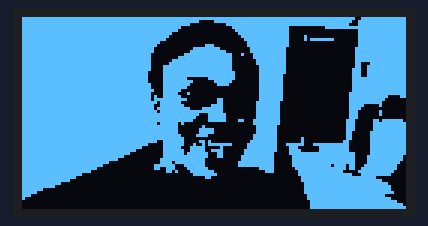
A sketch run on a simulated Arduino Uno, built with avr-gcc and run on an emulated ATmega328P. On the bench: 128×64 one-colour display.

Above: at 0.1 s.

The sketch:

OLED_KOSI.ino
```cpp
#include <SPI.h>
#include <Wire.h>
#include <Adafruit_GFX.h>
#include <Adafruit_SSD1306.h>

#define SCREEN_WIDTH 128 // OLED display width, in pixels
#define SCREEN_HEIGHT 64 // OLED display height, in pixels

// Declaration for SSD1306 display connected using I2C
#define OLED_RESET     -1 // Reset pin # (or -1 if sharing Arduino reset pin)
#define SCREEN_ADDRESS 0x3C
Adafruit_SSD1306 display(SCREEN_WIDTH, SCREEN_HEIGHT, &Wire, OLED_RESET);

// Declaration for SSD1306 display connected using software SPI:
//#define OLED_MOSI   9
//#define OLED_CLK   10
//#define OLED_DC    11
//#define OLED_CS    12
//#define OLED_RESET 13
//Adafruit_SSD1306 display(SCREEN_WIDTH, SCREEN_HEIGHT, OLED_MOSI, OLED_CLK, OLED_DC, OLED_RESET, OLED_CS);

// Bitmap of MarilynMonroe Image
const unsigned char MarilynMonroe [] PROGMEM = {
  0xff, 0xff, 0xff, 0xff, 0xff, 0xff, 0xff, 0xff, 0xff, 0xff, 0xff, 0xff, 0xff, 0xfe, 0x7f, 0xff,
	0xff, 0xff, 0xff, 0xff, 0xff, 0xff, 0xff, 0xe0, 0xff, 0xff, 0xff, 0xff, 0xff, 0xfc, 0xff, 0xff,
	0xff, 0xff, 0xff, 0xff, 0xff, 0xff, 0xff, 0x00, 0x0f, 0xff, 0xff, 0xff, 0xff, 0xf8, 0xff, 0xff,
	0xff, 0xff, 0xff, 0xff, 0xff, 0xff, 0xf8, 0x00, 0x03, 0xff, 0xff, 0x80, 0x07, 0xff, 0xff, 0xff,
	0xff, 0xff, 0xff, 0xff, 0xff, 0xff, 0xf0, 0x00, 0x01, 0xff, 0xff, 0x80, 0x00, 0x00, 0xff, 0xff,
	0xff, 0xff, 0xff, 0xff, 0xff, 0xff, 0xc0, 0x00, 0x00, 0xff, 0xff, 0x80, 0x00, 0x00, 0xff, 0xff,
	0xff, 0xff, 0xff, 0xff, 0xff, 0xff, 0x80, 0x00, 0x00, 0x7f, 0xff, 0x82, 0x00, 0x00, 0xff, 0xff,
	0xff, 0xff, 0xff, 0xff, 0xff, 0xff, 0x00, 0x00, 0x00, 0x3f, 0xff, 0x82, 0xff, 0x00, 0xff, 0xff,
	0xff, 0xff, 0xff, 0xff, 0xff, 0xfc, 0x00, 0x00, 0x00, 0x1f, 0xff, 0x80, 0x00, 0x00, 0xff, 0xff,
	0xff, 0xff, 0xff, 0xff, 0xff, 0xf8, 0x00, 0x07, 0x00, 0x1f, 0xff, 0x80, 0x00, 0x00, 0xff, 0xff,
	0xff, 0xff, 0xff, 0xff, 0xff, 0xf0, 0x00, 0x7f, 0xc0, 0x0f, 0xff, 0x00, 0x00, 0x01, 0xff, 0xff,
	0xff, 0xff, 0xff, 0xff, 0xff, 0xf0, 0x00, 0xff, 0xf0, 0x0f, 0xff, 0x00, 0x00, 0x01, 0xff, 0xff,
	0xff, 0xff, 0xff, 0xff, 0xff, 0xe0, 0x03, 0xff, 0xfc, 0x47, 0xff, 0x00, 0x00, 0x01, 0xff, 0xff,
	0xff, 0xff, 0xff, 0xff, 0xff, 0xe0, 0x0f, 0xff, 0xfc, 0x07, 0xff, 0x00, 0x00, 0x01, 0xff, 0xff,
	0xff, 0xff, 0xff, 0xff, 0xff, 0xe0, 0x3f, 0xff, 0xfc, 0x03, 0xff, 0x00, 0x00, 0x01, 0xff, 0xff,
	0xff, 0xff, 0xff, 0xff, 0xff, 0xe0, 0x7f, 0xff, 0xfc, 0x03, 0xff, 0x00, 0x00, 0x01, 0x8f, 0xff,
	0xff, 0xff, 0xff, 0xff, 0xff, 0xe1, 0xff, 0xff, 0xfc, 0x01, 0xff, 0x00, 0x00, 0x01, 0x9f, 0xff,
	0xff, 0xff, 0xff, 0xff, 0xff, 0xe1, 0xff, 0xff, 0xfc, 0x01, 0xff, 0x00, 0x00, 0x03, 0x9f, 0xff,
	0xff, 0xff, 0xff, 0xff, 0xff, 0xc1, 0xff, 0xff, 0xfe, 0x01, 0xff, 0x00, 0x00, 0x03, 0x9f, 0xff,
	0xff, 0xff, 0xff, 0xff, 0xff, 0xc1, 0xff, 0xff, 0xfe, 0x01, 0xfe, 0x00, 0x00, 0x03, 0x9f, 0xff,
	0xff, 0xff, 0xff, 0xff, 0xff, 0xc1, 0xfe, 0x03, 0xfe, 0x01, 0xfe, 0x00, 0x00, 0x03, 0xff, 0xff,
	0xff, 0xff, 0xff, 0xff, 0xff, 0xc1, 0xff, 0x80, 0xfc, 0x01, 0xfe, 0x00, 0x00, 0x03, 0xff, 0xff,
	0xff, 0xff, 0xff, 0xff, 0xff, 0xe1, 0xff, 0x00, 0x78, 0x01, 0xfe, 0x00, 0x00, 0x03, 0xff, 0xff,
	0xff, 0xff, 0xff, 0xff, 0xff, 0xe1, 0xfe, 0x00, 0x00, 0x01, 0xfe, 0x00, 0x00, 0x03, 0xff, 0xff,
	0xff, 0xff, 0xff, 0xff, 0xff, 0xf1, 0xf8, 0x00, 0x00, 0x01, 0xfe, 0x00, 0x00, 0x03, 0xff, 0xff,
	0xff, 0xff, 0xff, 0xff, 0xff, 0xe1, 0xf1, 0x00, 0x00, 0x01, 0xfe, 0x00, 0x00, 0x07, 0xff, 0xff,
	0xff, 0xff, 0xff, 0xff, 0xff, 0xe9, 0xf8, 0x00, 0x00, 0x01, 0xfe, 0x00, 0x00, 0x07, 0xff, 0xc3,
	0xff, 0xff, 0xff, 0xff, 0xff, 0xef, 0xfe, 0x00, 0x60, 0x01, 0xfe, 0x00, 0x00, 0x07, 0xff, 0x80,
	0xff, 0xff, 0xff, 0xff, 0xff, 0xfb, 0xf8, 0x00, 0x60, 0x03, 0xfc, 0x00, 0x00, 0x07, 0xff, 0x00,
	0xff, 0xff, 0xff, 0xff, 0xff, 0xf3, 0xfc, 0x01, 0xe0, 0x03, 0xfc, 0x00, 0x00, 0x07, 0xc1, 0x00,
	0xff, 0xff, 0xff, 0xff, 0xff, 0xf7, 0xff, 0x0f, 0xe0, 0x03, 0xfc, 0x00, 0x00, 0x07, 0x80, 0x00,
	0xff, 0xff, 0xff, 0xff, 0xff, 0xfb, 0xff, 0xff, 0xe0, 0x03, 0xfc, 0x00, 0x00, 0x07, 0x01, 0x00,
	0xff, 0xff, 0xff, 0xff, 0xff, 0xff, 0xff, 0xe3, 0xf0, 0x03, 0xfc, 0x00, 0x00, 0x07, 0x01, 0x00,
	0xff, 0xff, 0xff, 0xff, 0xff, 0xff, 0xff, 0xc3, 0xf0, 0x03, 0xfc, 0x00, 0x00, 0x07, 0x00, 0x00,
	0xff, 0xff, 0xff, 0xff, 0xff, 0xff, 0xff, 0x83, 0xf0, 0xc7, 0xfc, 0x00, 0x00, 0x0e, 0x06, 0xfe,
	0xff, 0xff, 0xff, 0xff, 0xff, 0xfb, 0xf4, 0x00, 0x00, 0x07, 0xfc, 0x00, 0x00, 0x0e, 0x07, 0xff,
	0xff, 0xff, 0xff, 0xff, 0xff, 0xff, 0xf0, 0x08, 0x00, 0x03, 0xf8, 0x00, 0x00, 0x0e, 0x07, 0xff,
	0xff, 0xff, 0xff, 0xff, 0xff, 0xff, 0xf0, 0x1f, 0x00, 0x03, 0xf8, 0x00, 0x00, 0x0e, 0x07, 0xff,
	0xff, 0xff, 0xff, 0xff, 0xff, 0xff, 0xf0, 0x1f, 0x00, 0x03, 0xf8, 0x00, 0x00, 0x0c, 0x0f, 0xff,
	0xff, 0xff, 0xff, 0xff, 0xff, 0xff, 0xf8, 0x3c, 0x00, 0x07, 0xf8, 0x00, 0x00, 0x0c, 0x0f, 0xff,
	0xff, 0xff, 0xff, 0xff, 0xff, 0xff, 0xfc, 0x00, 0x00, 0x07, 0xf8, 0x04, 0x00, 0x0c, 0x0f, 0xff,
	0xff, 0xff, 0xff, 0xff, 0xff, 0xf9, 0xfc, 0x1a, 0x00, 0x0f, 0xf8, 0x04, 0x00, 0x18, 0x0f, 0xff,
	0xff, 0xff, 0xff, 0xff, 0xff, 0xc1, 0xfc, 0x4b, 0xfc, 0x1f, 0xf8, 0xfc, 0x7f, 0xf8, 0x0f, 0xff,
	0xff, 0xff, 0xff, 0xff, 0xff, 0x01, 0xf8, 0xf8, 0x20, 0x1f, 0xf8, 0x70, 0x1f, 0xf8, 0x0f, 0xff,
	0xff, 0xff, 0xff, 0xff, 0xfc, 0x01, 0xfc, 0xf9, 0xe0, 0x3f, 0xf8, 0x78, 0x1f, 0xf8, 0x0f, 0xff,
	0xff, 0xff, 0xff, 0xff, 0xf0, 0x01, 0xfd, 0xfc, 0x60, 0x3f, 0xf0, 0x7f, 0xff, 0xfe, 0x0f, 0xff,
	0xff, 0xff, 0xff, 0xff, 0xc0, 0x01, 0xff, 0xfc, 0x60, 0x7f, 0xf0, 0x3f, 0xff, 0xfe, 0x1f, 0xfe,
	0xff, 0xff, 0xff, 0xff, 0x00, 0x03, 0xff, 0xf8, 0x00, 0x7f, 0xf0, 0x3f, 0xff, 0xfe, 0x1f, 0xfe,
	0xff, 0xff, 0xff, 0xf8, 0x00, 0x03, 0xdf, 0xf8, 0x00, 0xff, 0xf0, 0x3f, 0xff, 0xfe, 0x1f, 0xfc,
	0xff, 0xff, 0xff, 0xe0, 0x00, 0x0f, 0xe3, 0xf8, 0x00, 0xff, 0xf0, 0x3f, 0xfe, 0xf6, 0x3f, 0xf8,
	0xff, 0xff, 0xff, 0x80, 0x00, 0x0c, 0xe1, 0xfc, 0x00, 0x01, 0xf0, 0x1f, 0xff, 0xf6, 0x7f, 0xf8,
	0xff, 0xff, 0xfe, 0x00, 0x00, 0x00, 0xd0, 0xff, 0x00, 0x00, 0x70, 0x0f, 0xff, 0xe0, 0xff, 0xf0,
	0xff, 0xff, 0xf0, 0x00, 0x00, 0x00, 0x00, 0x7f, 0x80, 0x00, 0x00, 0x0f, 0xff, 0xfc, 0x7f, 0xe0,
	0xff, 0xff, 0xc0, 0x00, 0x00, 0x00, 0x00, 0x06, 0x00, 0x00, 0x00, 0x07, 0xff, 0xff, 0xfc, 0x00,
	0xff, 0xff, 0x00, 0x00, 0x00, 0x00, 0x00, 0x00, 0x00, 0x00, 0x00, 0x07, 0xff, 0xff, 0xff, 0x00,
	0xff, 0xf8, 0x00, 0x00, 0x00, 0x00, 0x00, 0x00, 0x00, 0x00, 0x00, 0x03, 0xff, 0xff, 0xff, 0xc0,
	0xff, 0xe0, 0x00, 0x00, 0x00, 0x00, 0x00, 0x00, 0x00, 0x00, 0x00, 0x03, 0xff, 0xff, 0xff, 0xe0,
	0xfe, 0x00, 0x00, 0x00, 0x00, 0x00, 0x00, 0x00, 0x00, 0x00, 0x00, 0x03, 0xff, 0xff, 0xff, 0xe0,
	0xf8, 0x00, 0x00, 0x00, 0x00, 0x00, 0x00, 0x00, 0x00, 0x00, 0x00, 0x03, 0xff, 0xff, 0xff, 0xf0,
	0xe0, 0x00, 0x00, 0x00, 0x00, 0x00, 0x00, 0x00, 0x00, 0x00, 0x00, 0x01, 0xff, 0xff, 0xff, 0x80,
	0x80, 0x00, 0x00, 0x00, 0x00, 0x00, 0x00, 0x00, 0x00, 0x00, 0x00, 0x01, 0xff, 0xff, 0xff, 0xe0,
	0x00, 0x00, 0x00, 0x00, 0x00, 0x00, 0x00, 0x00, 0x00, 0x00, 0x00, 0x00, 0xff, 0xff, 0xff, 0xf8,
	0x00, 0x00, 0x00, 0x00, 0x00, 0x00, 0x00, 0x00, 0x00, 0x00, 0x00, 0x00, 0xff, 0xff, 0xff, 0xfe,
	0x00, 0x00, 0x00, 0x00, 0x00, 0x00, 0x00, 0x00, 0x00, 0x00, 0x00, 0x00, 0xff, 0xff, 0xff, 0xff
};

void setup()
{
  Serial.begin(9600);

  // initialize the OLED object
  if(!display.begin(SSD1306_SWITCHCAPVCC, SCREEN_ADDRESS)) {
    Serial.println(F("SSD1306 allocation failed"));
    for(;;); // Don't proceed, loop forever
  }

  // Uncomment this if you are using SPI
  //if(!display.begin(SSD1306_SWITCHCAPVCC)) {
  //  Serial.println(F("SSD1306 allocation failed"));
  //  for(;;); // Don't proceed, loop forever
  //}

  // Clear the buffer.
  display.clearDisplay();

  // Display bitmap
  display.drawBitmap(0, 0,  MarilynMonroe, 128, 64, WHITE);
  display.display();

  // Invert Display
  //display.invertDisplay(1);
}

void loop() {
}
```
